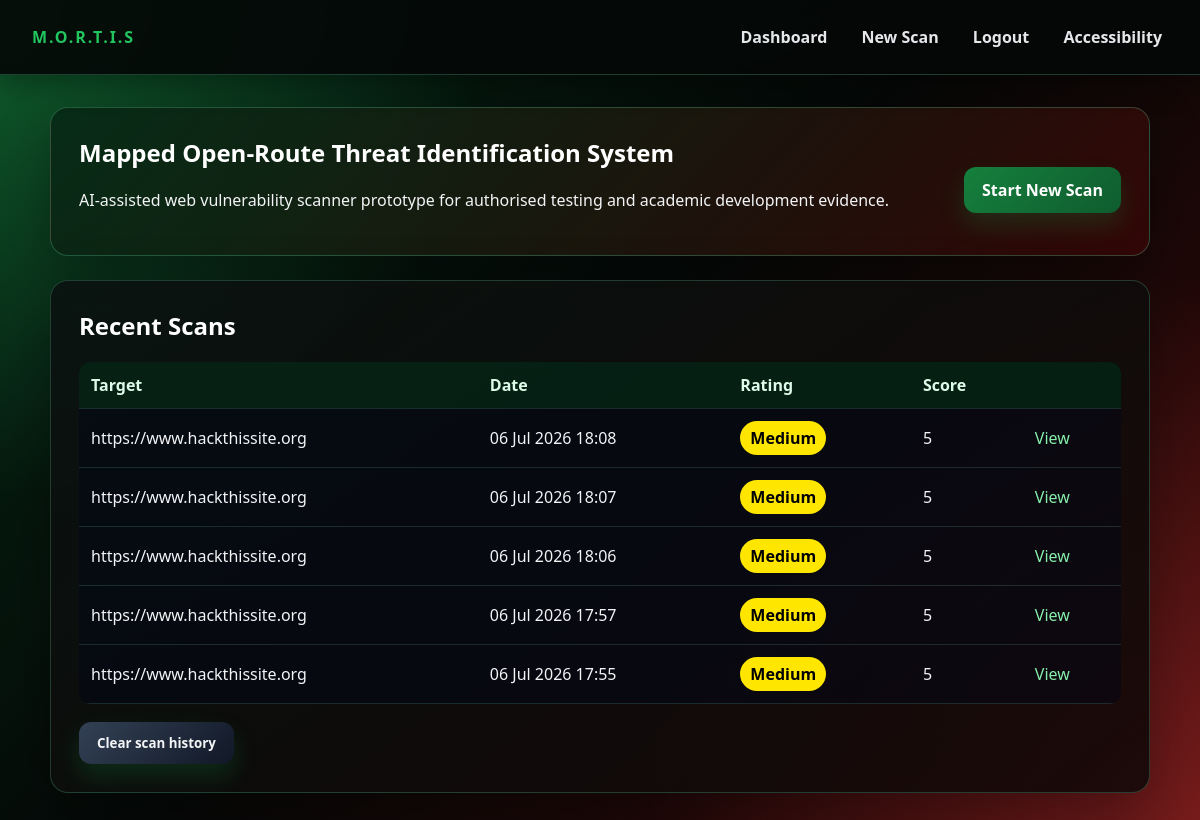
Page /dashboard (signed in) on the earlier database version.
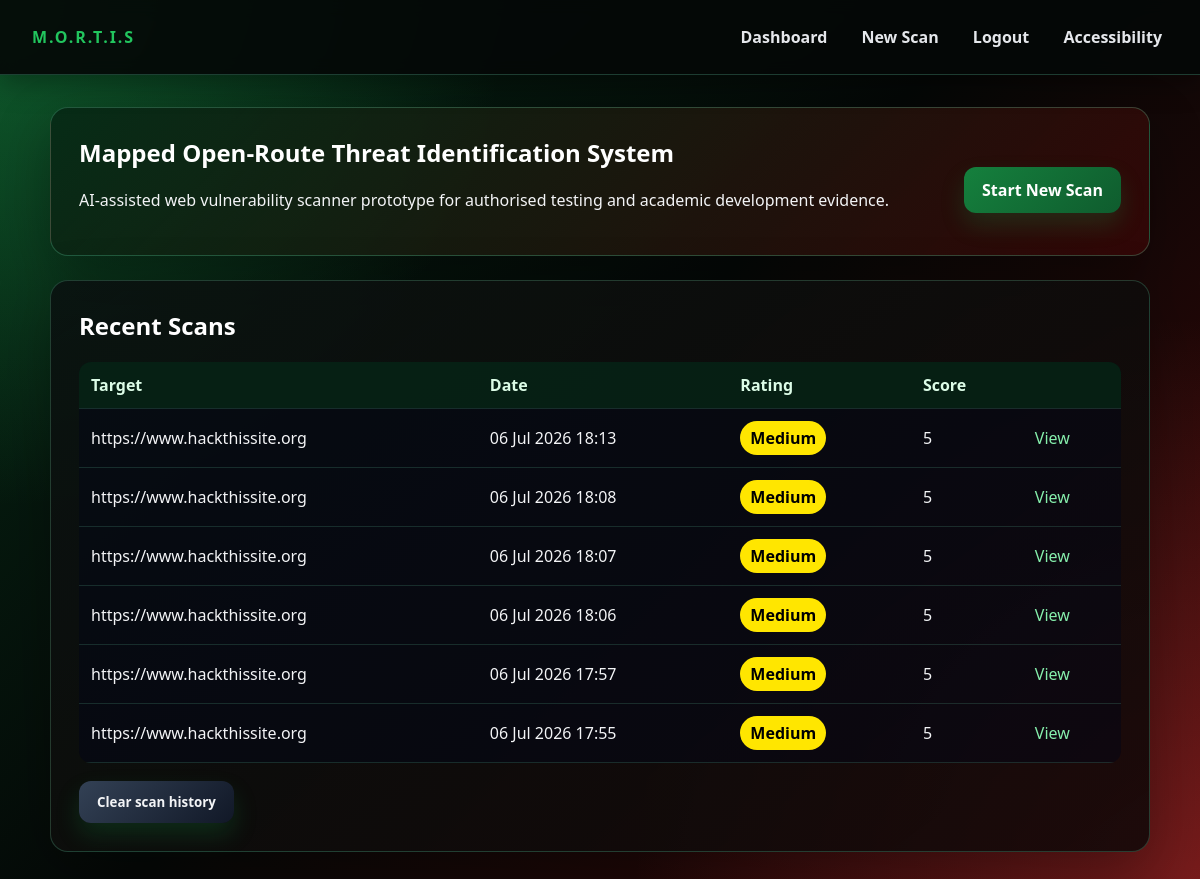
Same page on the later database version.
### app/models.py (models this page shows)
class Scan(db.Model):
    id = db.Column(db.Integer, primary_key=True)
    target_url = db.Column(db.String(500), nullable=False)
    created_at = db.Column(db.DateTime, default=datetime.utcnow)
    overall_score = db.Column(db.Integer, default=0)
    overall_rating = db.Column(db.String(20), default="Low")
    report_summary = db.Column(db.Text, default="")
    report_source = db.Column(db.String(20), default="")  # "api" | "offline" | ""
    status = db.Column(db.String(20), default="running")  # running | reporting | completed | failed
    modules_total = db.Column(db.Integer, default=0)
    modules_done = db.Column(db.Integer, default=0)
    current_module = db.Column(db.String(80), default="")
    findings = db.relationship(
        "Finding",
        backref="scan",
        cascade="all, delete-orphan",
        lazy=True,
        order_by="Finding.score.desc()"
    )

### app/routes.py (the view)
@bp.route("/dashboard")
@login_required
def dashboard():
    scans = Scan.query.order_by(Scan.created_at.desc()).limit(10).all()
    return render_template("dashboard.html", scans=scans)

### app/routes.py (called while the page is built)
def login_required(view):
    @wraps(view)
    def wrapped(*args, **kwargs):
        if "user_id" not in session:
            return redirect(url_for("main.login"))
        return view(*args, **kwargs)
    return wrapped

### app/templates/dashboard.html (shortened to what this page needs)
{% extends "base.html" %}
{% block content %}
<section class="hero">
    <div>
      <h1>Mapped Open-Route Threat Identification System</h1>
      <p>AI-assisted web vulnerability scanner prototype for authorised testing and academic development evidence.</p>
    </div>
  <a class="button" href="{{ url_for('main.scan') }}">Start New Scan</a>
</section>
<section class="card">
  <h2>Recent Scans</h2>
  {% if scans %}
  <table>
    <thead><tr><th>Target</th><th>Date</th><th>Rating</th><th>Score</th><th></th></tr></thead>
    <tbody>
    {% for scan in scans %}
      <tr>
        <td>{{ scan.target_url }}</td>
        <td>{{ scan.created_at.strftime('%d %b %Y %H:%M') }}</td>
        <td>
          {% if scan.status in ("running", "reporting") %}
            <span class="badge info">Running…</span>
          {% elif scan.status == "failed" %}
            <span class="badge critical">Failed</span>
          {% else %}
            <span class="badge {{ scan.overall_rating|lower }}">{{ scan.overall_rating }}</span>
          {% endif %}
        </td>
        <td>{{ scan.overall_score }}</td>
        <td>
          {% if scan.status in ("running", "reporting") %}
            <a href="{{ url_for('main.scan_progress', scan_id=scan.id) }}">View progress</a>
          {% else %}
            <a href="{{ url_for('main.results', scan_id=scan.id) }}">View</a>
          {% endif %}
        </td>
      </tr>
    {% endfor %}
    </tbody>
  </table>
  <form method="post" action="{{ url_for('main.clear_history') }}"
        onsubmit="return confirm('Are you sure you want to clear your scan history? This permanently deletes all scans and cannot be undone.');">
    <button type="submit" class="secondary">Clear scan history</button>
  </form>
  {% else %}
    <p class="muted">No scans yet. Run your first authorised scan.</p>
  {% endif %}
</section>
{% endblock %}

### app/templates/base.html (shortened to what this page needs)
<!doctype html>
<html lang="en">
<head>
  <link rel="stylesheet" href="{{ url_for('static', filename='css/style.css') }}">
</head>
<body>
  <header class="topbar">
    <div class="brand">M.O.R.T.I.S</div>
    <nav aria-label="Primary">
      {% if session.get('user_id') %}
        <a href="{{ url_for('main.dashboard') }}">Dashboard</a>
        <a href="{{ url_for('main.scan') }}">New Scan</a>
        <a href="{{ url_for('main.logout') }}">Logout</a>
      {% endif %}
      <a href="{{ url_for('main.accessibility') }}">Accessibility</a>
    </nav>
  </header>
  <main class="container" id="main" tabindex="-1">
    {% block content %}{% endblock %}
  </main>
</body>
</html>

### app/static/css/style.css (style rules this page uses)
:root { --bg: #050807; --bg-red: #3a0707; --bg-green:#062915; --panel: rgba(10, 18, 16, 0.92); --panel-2: rgba(18, 8, 8, 0.88); --text: #f3f4f6; --muted: #a7b7ad; --line: rgba(110, 231, 183, 0.22); --accent: #ef4444; --accent-2:#22c55e; --danger: #dc2626; --success: #16a34a; }
*, *::before, *::after { box-sizing: border-box; }
body { margin: 0; font-family: "Aptos", "Aptos Display", "Segoe UI", Arial, sans-serif; color: var(--text); background: radial-gradient(circle at top left, rgba(34, 197, 94, 0.34), transparent 34%), radial-gradient(circle at bottom right, rgba(239, 68, 68, 0.34), transparent 38%), linear-gradient(135deg, var(--bg-green) 0%, var(--bg) 48%, var(--bg-red) 100%); background-attachment: fixed; }
button, input, select, textarea, .summary { font-family: inherit; }
h1, h2, h3 { margin-top: 0; color: #ffffff; }
a { color: #86efac; text-decoration: none; }
.topbar { position: sticky; top: 0; display: flex; justify-content: space-between; align-items: center; padding: 18px 32px; background: rgba(5, 8, 7, 0.92); border-bottom: 1px solid rgba(110, 231, 183, 0.24); box-shadow: 0 8px 28px rgba(0, 0, 0, 0.35); backdrop-filter: blur(8px); }
.topbar .brand { font-weight: 800; letter-spacing: 0.12em; color: var(--accent-2); }
.topbar nav a { margin-left: 18px; color: #e5e7eb; font-weight: 700; }
.container { width: min(1100px, 94%); margin: 32px auto; }
.hero { display: flex; justify-content: space-between; align-items: center; gap: 24px; padding: 28px; margin-bottom: 24px; background: linear-gradient(135deg, rgba(6, 41, 21, 0.92), rgba(58, 7, 7, 0.76)); border: 1px solid rgba(110, 231, 183, 0.26); border-radius: 18px; box-shadow: 0 20px 55px rgba(0, 0, 0, 0.32); }
.card { padding: 28px; margin-bottom: 24px; background: linear-gradient(145deg, var(--panel), var(--panel-2)); border: 1px solid rgba(110, 231, 183, 0.22); border-radius: 18px; box-shadow: 0 20px 60px rgba(0, 0, 0, 0.32); }
button, .button { display: inline-block; margin-top: 18px; padding: 12px 18px; background: linear-gradient(135deg, #15803d, #0f5c2e); color: #ffffff; font-weight: 800; border: 0; border-radius: 12px; cursor: pointer; box-shadow: 0 12px 24px rgba(22, 163, 74, 0.20); }
.secondary { background: linear-gradient(135deg, #334155, #111827); color: var(--text); }
table { width: 100%; border-collapse: collapse; background: rgba(2, 6, 23, 0.45); border-radius: 12px; overflow: hidden; }
th, td { padding: 12px; text-align: left; border-bottom: 1px solid rgba(110, 231, 183, 0.16); }
th { color: #dcfce7; background: rgba(6, 41, 21, 0.72); }
.badge { display: inline-block; padding: 6px 10px; background: #334155; color: #ffffff; font-weight: 800; border-radius: 999px; }
.badge.medium { background: #ffe600; color: #000000; }
.topbar nav a { display: inline-block; padding: 8px 6px; }

Differences in the rows shown:
added Scan: target_url "https://www.hackthissite.org", created_at "06 Jul 2026 18:13", overall_rating "Medium", overall_score "5"
